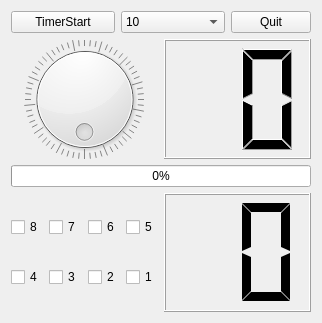
<?xml version="1.0" encoding="UTF-8"?>
<ui version="4.0">
 <class>Tab1DevControl</class>
 <widget class="QWidget" name="Tab1DevControl">
  <property name="geometry">
   <rect>
    <x>0</x>
    <y>0</y>
    <width>322</width>
    <height>323</height>
   </rect>
  </property>
  <property name="minimumSize">
   <size>
    <width>0</width>
    <height>0</height>
   </size>
  </property>
  <property name="baseSize">
   <size>
    <width>0</width>
    <height>0</height>
   </size>
  </property>
  <property name="windowTitle">
   <string>Form</string>
  </property>
  <layout class="QVBoxLayout" name="verticalLayout_2">
   <item>
    <layout class="QVBoxLayout" name="verticalLayout" stretch="1,4,1,4">
     <item>
      <layout class="QHBoxLayout" name="horizontalLayout_2" stretch="2,2,1">
       <item>
        <widget class="QPushButton" name="pPBtimerStart">
         <property name="text">
          <string>TimerStart</string>
         </property>
         <property name="checkable">
          <bool>true</bool>
         </property>
         <property name="autoRepeat">
          <bool>false</bool>
         </property>
         <property name="autoExclusive">
          <bool>false</bool>
         </property>
        </widget>
       </item>
       <item>
        <widget class="QComboBox" name="pCBtimerValue">
         <item>
          <property name="text">
           <string>10</string>
          </property>
         </item>
         <item>
          <property name="text">
           <string>100</string>
          </property>
         </item>
         <item>
          <property name="text">
           <string>500</string>
          </property>
         </item>
         <item>
          <property name="text">
           <string>1000</string>
          </property>
         </item>
         <item>
          <property name="text">
           <string>2000</string>
          </property>
         </item>
        </widget>
       </item>
       <item>
        <widget class="QPushButton" name="pPBquit">
         <property name="text">
          <string>Quit</string>
         </property>
        </widget>
       </item>
      </layout>
     </item>
     <item>
      <layout class="QHBoxLayout" name="horizontalLayout">
       <item>
        <widget class="QDial" name="pDialLed">
         <property name="maximum">
          <number>255</number>
         </property>
         <property name="wrapping">
          <bool>true</bool>
         </property>
         <property name="notchTarget">
          <double>3.700000000000000</double>
         </property>
         <property name="notchesVisible">
          <bool>true</bool>
         </property>
        </widget>
       </item>
       <item>
        <widget class="QLCDNumber" name="pLcdNumberLed">
         <property name="smallDecimalPoint">
          <bool>false</bool>
         </property>
         <property name="digitCount">
          <number>2</number>
         </property>
         <property name="mode">
          <enum>QLCDNumber::Mode::Hex</enum>
         </property>
         <property name="segmentStyle">
          <enum>QLCDNumber::SegmentStyle::Filled</enum>
         </property>
        </widget>
       </item>
      </layout>
     </item>
     <item>
      <layout class="QHBoxLayout" name="horizontalLayout_3">
       <item>
        <widget class="QProgressBar" name="pProgressBarLed">
         <property name="maximum">
          <number>255</number>
         </property>
         <property name="value">
          <number>0</number>
         </property>
         <property name="alignment">
          <set>Qt::AlignmentFlag::AlignCenter</set>
         </property>
        </widget>
       </item>
      </layout>
     </item>
     <item>
      <layout class="QHBoxLayout" name="horizontalLayout_4" stretch="1,1">
       <item>
        <layout class="QGridLayout" name="gridLayout">
         <item row="0" column="3">
          <widget class="QCheckBox" name="pCBkey5">
           <property name="text">
            <string>5</string>
           </property>
          </widget>
         </item>
         <item row="0" column="1">
          <widget class="QCheckBox" name="pCBkey7">
           <property name="text">
            <string>7</string>
           </property>
          </widget>
         </item>
         <item row="0" column="0">
          <widget class="QCheckBox" name="pCBkey8">
           <property name="text">
            <string>8</string>
           </property>
          </widget>
         </item>
         <item row="0" column="2">
          <widget class="QCheckBox" name="pCBkey6">
           <property name="text">
            <string>6</string>
           </property>
          </widget>
         </item>
         <item row="1" column="0">
          <widget class="QCheckBox" name="pCBkey4">
           <property name="text">
            <string>4</string>
           </property>
          </widget>
         </item>
         <item row="1" column="1">
          <widget class="QCheckBox" name="pCBkey3">
           <property name="text">
            <string>3</string>
           </property>
          </widget>
         </item>
         <item row="1" column="2">
          <widget class="QCheckBox" name="pCBkey2">
           <property name="text">
            <string>2</string>
           </property>
          </widget>
         </item>
         <item row="1" column="3">
          <widget class="QCheckBox" name="pCBkey1">
           <property name="text">
            <string>1</string>
           </property>
          </widget>
         </item>
        </layout>
       </item>
       <item>
        <widget class="QLCDNumber" name="pLcdNumberKey">
         <property name="digitCount">
          <number>2</number>
         </property>
         <property name="mode">
          <enum>QLCDNumber::Mode::Hex</enum>
         </property>
         <property name="segmentStyle">
          <enum>QLCDNumber::SegmentStyle::Flat</enum>
         </property>
        </widget>
       </item>
      </layout>
     </item>
    </layout>
   </item>
  </layout>
 </widget>
 <resources/>
 <connections>
  <connection>
   <sender>pDialLed</sender>
   <signal>valueChanged(int)</signal>
   <receiver>pLcdNumberLed</receiver>
   <slot>display(int)</slot>
   <hints>
    <hint type="sourcelabel">
     <x>93</x>
     <y>138</y>
    </hint>
    <hint type="destinationlabel">
     <x>222</x>
     <y>157</y>
    </hint>
   </hints>
  </connection>
 </connections>
</ui>
